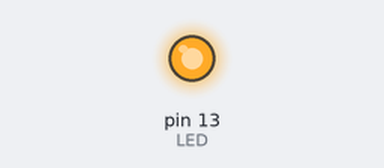
A sketch run on a simulated Arduino Uno, built with avr-gcc and run on an emulated ATmega328P. Parts: output pins drawn as LEDs (lit = HIGH).

Above: at 1.5 s.
At 31.1 s:
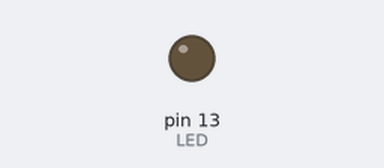
Timing chart, 0 to 32.9 s (numbered marks = the images above):
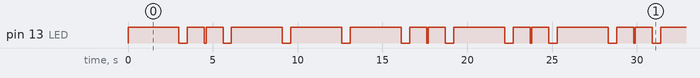

The sketch:

binary-blink.ino
```cpp
int val;
const int LED = 13;
int On = HIGH;
int Off = LOW;
int lblink = 3000;
int sblink = 1000;

void setup() {

  // set val (8 bit value)
  val = 69;
  pinMode(LED,OUTPUT);
}

void loop() {

  String binval = String(val,BIN);
  int zeros = 8 - binval.length();
  for (int i=0; i<zeros; i++)
  {
    binval = "0" + binval;
  }
  char buff[8];
  binval.toCharArray(buff,8);

  for (int i=0; i<8; i++)
  {
    if(buff[i] == '0')
    {
      digitalWrite(LED, On);
      delay(lblink);
      digitalWrite(LED, Off);
    }
    else
    {
      digitalWrite(LED, On);
      delay(sblink);
      digitalWrite(LED, Off);
      delay(100);
      digitalWrite(LED, On);
      delay(sblink);
      digitalWrite(LED, Off);
    }
    delay(500);
  }

  // at the beginning of every 10 secs,
  // blink out the 8 bits of "val" using the built in LED
  // bit 1 - two quick short blinks
  // bit 0 - one long blink
  // gap between bits - 500 ms

}
```

Measured:
- by itself, pin 13 (LED): moves between LOW and HIGH, repeating every 25.3 s
- by itself, everything shown: repeats every 25.3 s, in 22 steps
